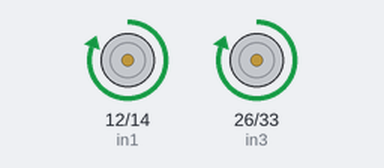
Recording of a sketch running on a simulated ESP32. Shown: motor-driver pin pairs drawn as motors (green arrow = first pin HIGH = forward, orange = second pin HIGH = backward, longer = more drive, scaled by the enable pin).

Above: at 1.0 s.
At 4.5 s:
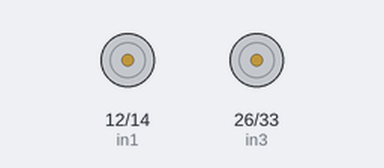
At 19.2 s:
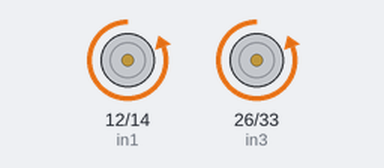
Timing chart, 0 to 21.1 s (numbered marks = the images above):
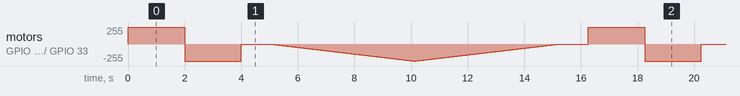

The sketch:

LedBlink.ino.ino
```cpp
// Motor A connections
int enA = 13;
int in1 = 12;
int in2 = 14;
// Motor B connections
int enB = 27;
int in3 = 26;
int in4 = 33;

void setup() {
	// Set all the motor control pins to outputs
	pinMode(enA, OUTPUT);
	pinMode(enB, OUTPUT);
	pinMode(in1, OUTPUT);
	pinMode(in2, OUTPUT);
	pinMode(in3, OUTPUT);
	pinMode(in4, OUTPUT);

	// Turn off motors - Initial state
	digitalWrite(in1, LOW);
	digitalWrite(in2, LOW);
	digitalWrite(in3, LOW);
	digitalWrite(in4, LOW);
}

void loop() {
	directionControl();
	delay(1000);
	speedControl();
	delay(1000);
}

// This function lets you control spinning direction of motors
void directionControl() {
	// Set motors to maximum speed
	// For PWM maximum possible values are 0 to 255
	analogWrite(enA, 255);
	analogWrite(enB, 255);

	// Turn on motor A & B
	digitalWrite(in1, HIGH);
	digitalWrite(in2, LOW);
	digitalWrite(in3, HIGH);
	digitalWrite(in4, LOW);
	delay(2000);

	// Now change motor directions
	digitalWrite(in1, LOW);
	digitalWrite(in2, HIGH);
	digitalWrite(in3, LOW);
	digitalWrite(in4, HIGH);
	delay(2000);

	// Turn off motors
	digitalWrite(in1, LOW);
	digitalWrite(in2, LOW);
	digitalWrite(in3, LOW);
	digitalWrite(in4, LOW);
}

// This function lets you control speed of the motors
void speedControl() {
	// Turn on motors
	digitalWrite(in1, LOW);
	digitalWrite(in2, HIGH);
	digitalWrite(in3, LOW);
	digitalWrite(in4, HIGH);

	// Accelerate from zero to maximum speed
	for (int i = 0; i < 256; i++) {
		analogWrite(enA, i);
		analogWrite(enB, i);
		delay(20);
	}

	// Decelerate from maximum speed to zero
	for (int i = 255; i >= 0; --i) {
		analogWrite(enA, i);
		analogWrite(enB, i);
		delay(20);
	}

	// Now turn off motors
	digitalWrite(in1, LOW);
	digitalWrite(in2, LOW);
	digitalWrite(in3, LOW);
	digitalWrite(in4, LOW);
}
```
